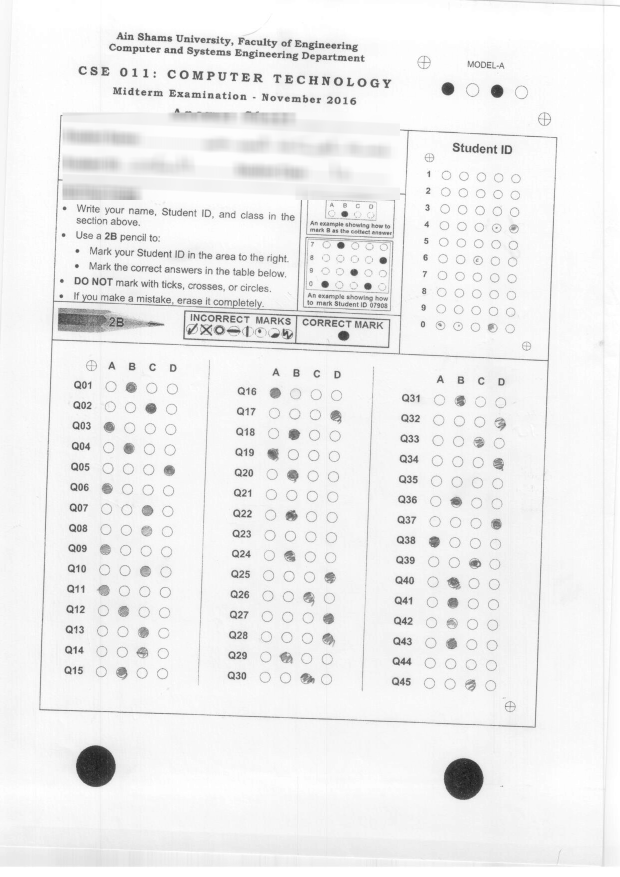
#> input picture S_10_hppscan1.png, 1240 x 1753 px, given as the content of the folder /home/mostafa/TrainData1, which was not available (shown at 1/2 size)
$ python Corrector.py   (Python 2 division)   (older library calls are emulated)
#> lines starting #> are read from the running program, lines starting #| are printed output that depends on the picture; after the words box and inside, x2 and y2 are one past the last pixel; in counts of white or black regions, pixels touching at a corner belong together; pictures that were not available may be replaced by others from this repository, and a replacement may not be noted
import numpy as np
import argparse
import imutils
import cv2
import os
import math
import operator
#import cv2.cv as cv
def RemoveFoundX(k,Xaxis):
    tmp = []
    for x in xrange(0,len(Xaxis)):
        if k[0] < Xaxis[x]+15 and k[0] > Xaxis[x]-15:
            #Xaxis.remove(Xaxis[x])
            continue
        else:
            tmp.append(Xaxis[x])
        pass
    return tmp
    pass

def predictCircles(l,Xaxis):
    Ox = Xaxis
    if(len(l) != 4):
        for x in xrange(0,len(l)):
        	Xaxis = RemoveFoundX(l[x],Xaxis)
        pass
        for y in xrange(0, len(Xaxis)):
            l.append(np.array([Xaxis[y], l[0][1], 11]))
    l = sorted(l, key=lambda x: x[0])
    return l , Ox
    pass

def isEx(x,Xaxis):
	flag = False
	for f in Xaxis:
		if x < f+15 and x > f-15:
			flag = True
		pass
	return flag
	pass
def ConstructXaxis(Xaxis,Ques):
	for x in Ques:
		if not isEx(x[0],Xaxis):
			Xaxis.append(x[0])
			pass
		pass
	return Xaxis
	pass

name = "output"
directory = "/home/mostafa/TrainData1"
thresh = 150
maxValue = 255
show = 1
kernel = np.ones((10,10),np.uint8)
f = open("result.csv","w")
ModelaAnswer = {
	1 : 1,
	2 : 2,
	3 : 0,
	4 : 0,
	5 : 3,
	6 : 0,
	7 : 2,
	8 : 2,
	9 : 0,
	10 : 2,
	11 : 0,
	12 : 1,
	13 : 2,
	14 : 2,
	15 : 1,
	16 : 0,
	17 : 3,
	18 : 1,
	19 : 2,
	20 : 1,
	21 : 3,
	22 : 2,
	23 : 3,
	24 : 1,
	25 : 3,
	26 : 2,
	27 : 3,
	28 : 3,
	29 : 1,
	30 : 2,
	31 : 1,
	32 : 1,
	33 : 3,
	34 : 2,
	35 : 1,
	36 : 2,
	37 : 1,
	38 : 2,
	39 : 2,
	40 : 0,
	41 : 1,
	42 : 1,
	43 : 2,
	44 : 2,
	45 : 1,
}

for filename in os.listdir(directory):
    if filename.endswith(".png"):
    	correct = 0
        flag = True
        image = cv2.imread(os.path.join(directory, filename),0)
#> image is the input picture: shape (1753, 1240); min 15, max 255, mean 239.3
        img = image
        img = img[1400:1800, 0:1500]
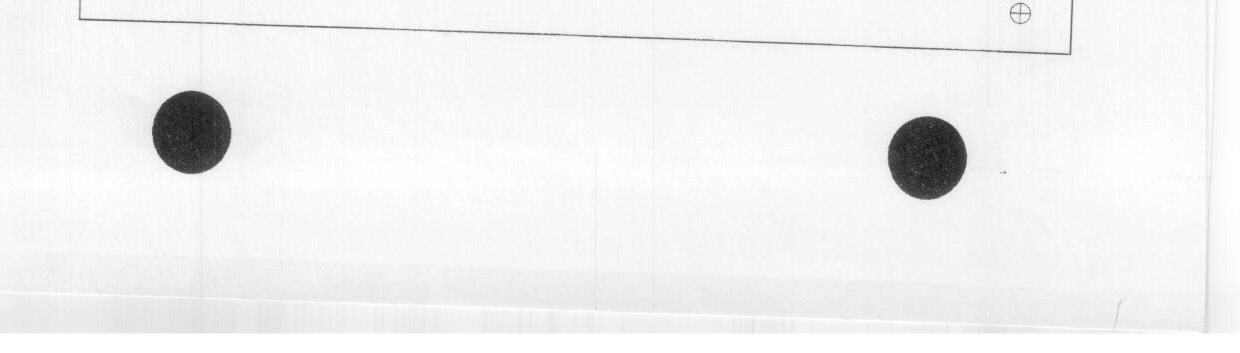
#> img: shape (353, 1240); min 15, max 255, mean 240.9
        img = cv2.medianBlur(img,5)
        img = cv2.morphologyEx(img, cv2.MORPH_CLOSE, kernel)
        img = cv2.morphologyEx(img, cv2.MORPH_OPEN, kernel)
        th, img2 = cv2.threshold(img, thresh, maxValue, cv2.THRESH_BINARY_INV)
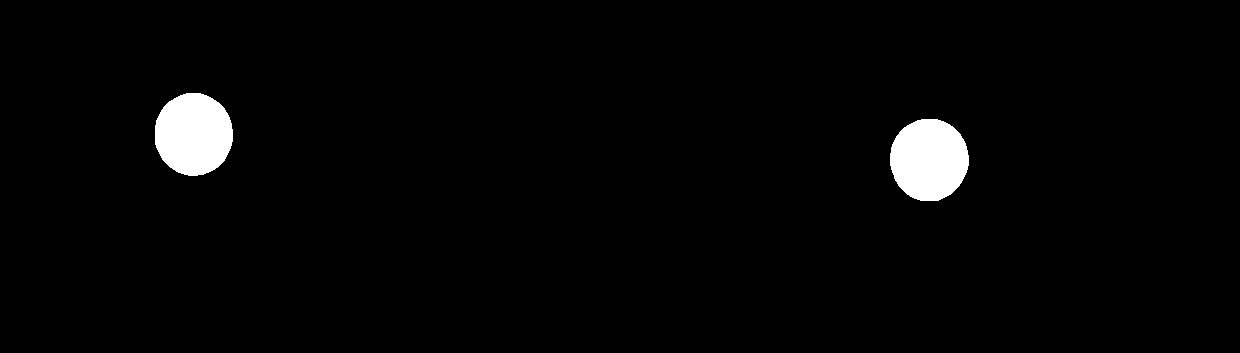
#> img2: shape (353, 1240); 2.3% white; 2 white regions, box (x1, y1, x2, y2) and area: (155, 93, 233, 176) 5119, (890, 119, 969, 201) 5118
#> th = 150
        img2 = cv2.bitwise_not(img2)
        cimg = cv2.cvtColor(img2,cv2.COLOR_GRAY2BGR)
        circles = cv2.HoughCircles(img,cv2.HOUGH_GRADIENT,1,20,param1=50,param2=30,minRadius=0,maxRadius=0)
#> circles = [[928.5, 157.5, 39.1], [193.5, 135.5, 39.6]]
        circles = np.uint16(np.around(circles))
#> circles = [[928, 158, 39], [194, 136, 40]]
        for i in circles[0,:]:
            if flag:
                # first center coordinates
                x1=i[0]
                y1=i[1]
                flag = False
            else:
                #second center coordinates
                x2=i[0]
                y2=i[1]
                pass
            pass
#> this loop made 2 passes
#> (i, x1, y1, flag) on pass 1: ([928, 158, 39], 928, 158, False)
#> (i, x2, y2) on pass 2: ([194, 136, 40], 194, 136)
#> after the loop, flag = False; x1 = 928; y1 = 158
        if x1 > x2:
            tmp1 = x2
#> tmp1 = 194
            tmp2 = y2
#> tmp2 = 136
            x2 = x1
#> x2 = 928
            y2 = y1
#> y2 = 158
            x1 = tmp1
#> x1 = 194
            y1 = tmp2
#> y1 = 136
            pass
        delta_x = float(x2-x1)
#> delta_x = 734
        delta_y = float(y2)-float(y1)
#> delta_y = 22
        rads = math.atan2(delta_y, delta_x)
#> rads = 0.03
        angle = math.degrees(rads)
#> angle = 1.72
        thresh = 200
        image = imutils.rotate_bound(image, angle=-angle)
#> image: shape (1789, 1291)
        image = imutils.translate(image,226-x1 , 140-y1)
        image = image[750:1450, 100:1200]
#> image: shape (700, 1100)
        th, image = cv2.threshold(image, thresh, maxValue, cv2.THRESH_BINARY)
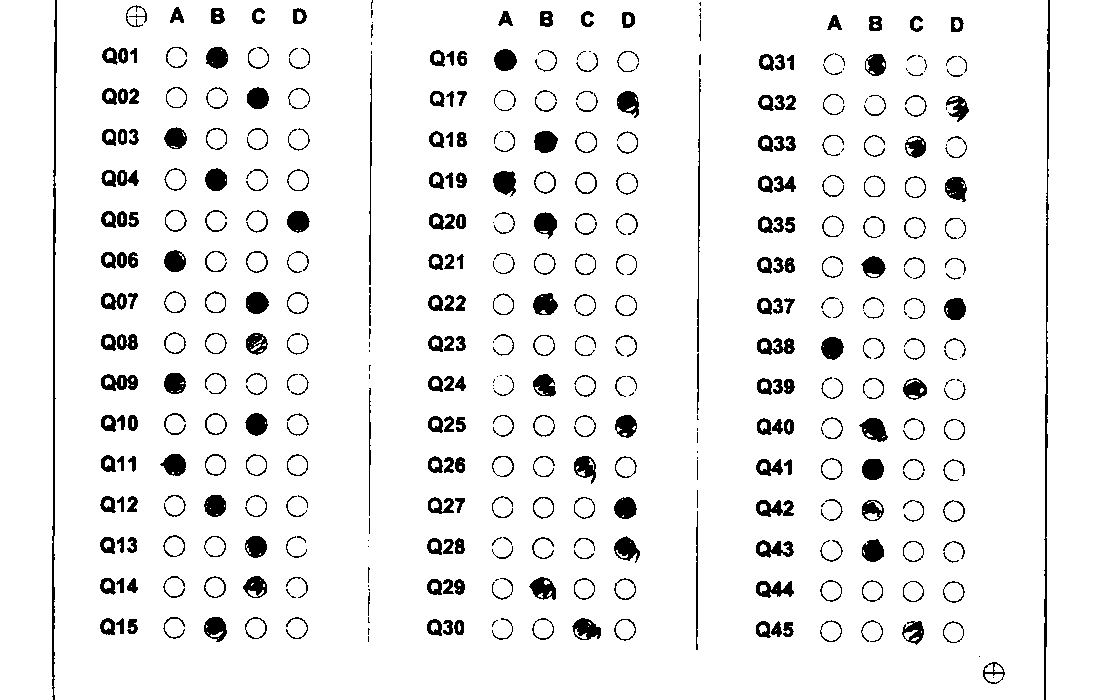
#> image: shape (700, 1100); 93.5% white; 415 black regions (71 under 20 px), largest, box (x1, y1, x2, y2) and area: (52, 0, 57, 700) 1523, (1044, 0, 1050, 700) 1476, (859, 418, 888, 442) 441
#> th = 200
        image1 = image[0:1500, 0:350]
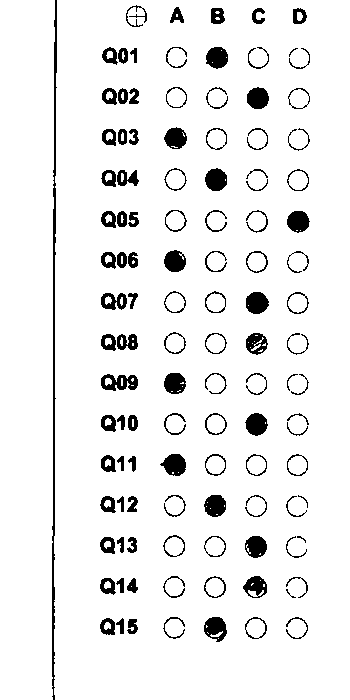
#> image1: shape (700, 350); 92.9% white; 113 black regions (3 under 20 px), largest, box (x1, y1, x2, y2) and area: (52, 0, 57, 700) 1523, (101, 374, 138, 391) 399, (160, 454, 186, 476) 399
        image2= image[0:1500, 350:700]
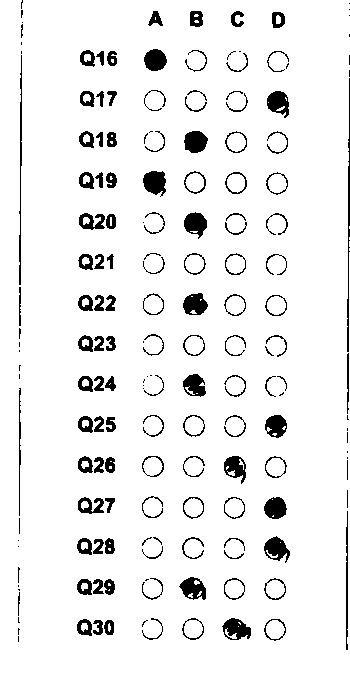
#> image2: shape (700, 350); 93.2% white; 171 black regions (48 under 20 px), largest, box (x1, y1, x2, y2) and area: (143, 171, 166, 197) 439, (184, 131, 208, 153) 410, (347, 78, 350, 352) 406
        image3 = image[0:1500, 700:1050]
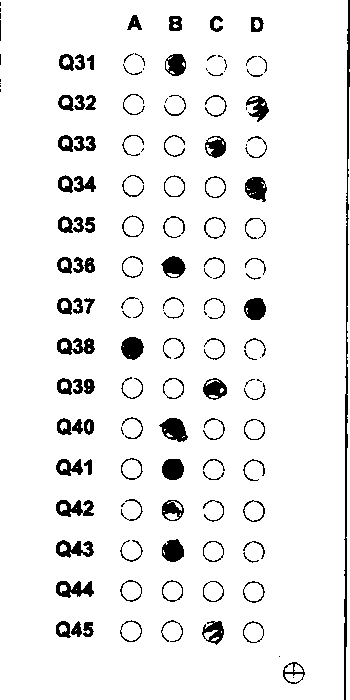
#> image3: shape (700, 350); 93.4% white; 140 black regions (30 under 20 px), largest, box (x1, y1, x2, y2) and area: (344, 0, 350, 700) 1476, (159, 418, 188, 442) 441, (57, 338, 95, 355) 398
        images = [image1,image2,image3]
        kernel = cv2.getStructuringElement(cv2.MORPH_ELLIPSE,(10,10))
        FinalCircles = {}
        offset2 = 0
        for xx in xrange(0,3):
            whitePage = 255 * np.ones((images[xx].shape),np.uint8) #cv2.cv.CreateImage((images[xx][0],images[xx][1]),8,3)
            #whitePage = cv2.cvtColor(whitePage, cv2.COLOR_GRAY2BGR)
            mask = whitePage
            # cv2.namedWindow("White",cv2.WINDOW_AUTOSIZE)
            # cv2.moveWindow("White", 0, 0)
            # cv2.imshow("White",whitePage)
            blurred = cv2.GaussianBlur(images[xx], (5, 5), 0)
            circles = cv2.HoughCircles(blurred,cv2.HOUGH_GRADIENT,1,20,param1=50,param2=30,minRadius=8,maxRadius=14)
            circles = np.round(circles[0, :]).astype("int")
            #images[xx] = cv2.cvtColor(images[xx], cv2.COLOR_GRAY2BGR)
            Ccircles = np.zeros(circles.shape[1])
            SortedCircles = sorted(circles, key=lambda x: x[1])
            #print SortedCircles
            Ques = {}
            offset = 1
            k = 1
            pre = 0
            Ques[k] = []
            flag = True
            Xaxis = []
            for i,val in enumerate(SortedCircles):
                if i==0:
                    Ques[k].append(val)
                    pre = val[1]
                    continue
                else:
                    if ((val[1] - pre) < 7):
                        Ques[k].append(val)
                        continue
                    else:
                        # if k == 15:
                        #     break
                        #     pass
                        if len(Xaxis) != 4 and k != 1:
                        	s = Ques[k]
                        	Xaxis = ConstructXaxis(Xaxis,s)
                        	pass
                        # [6 lines of commented-out code are left out]
                        k+=1
                        Ques[k]=[]
                        Ques[k].append(val)
                    pre = val[1]
                pass
#> (the run stopped early here; a loop or call above may not have finished)
